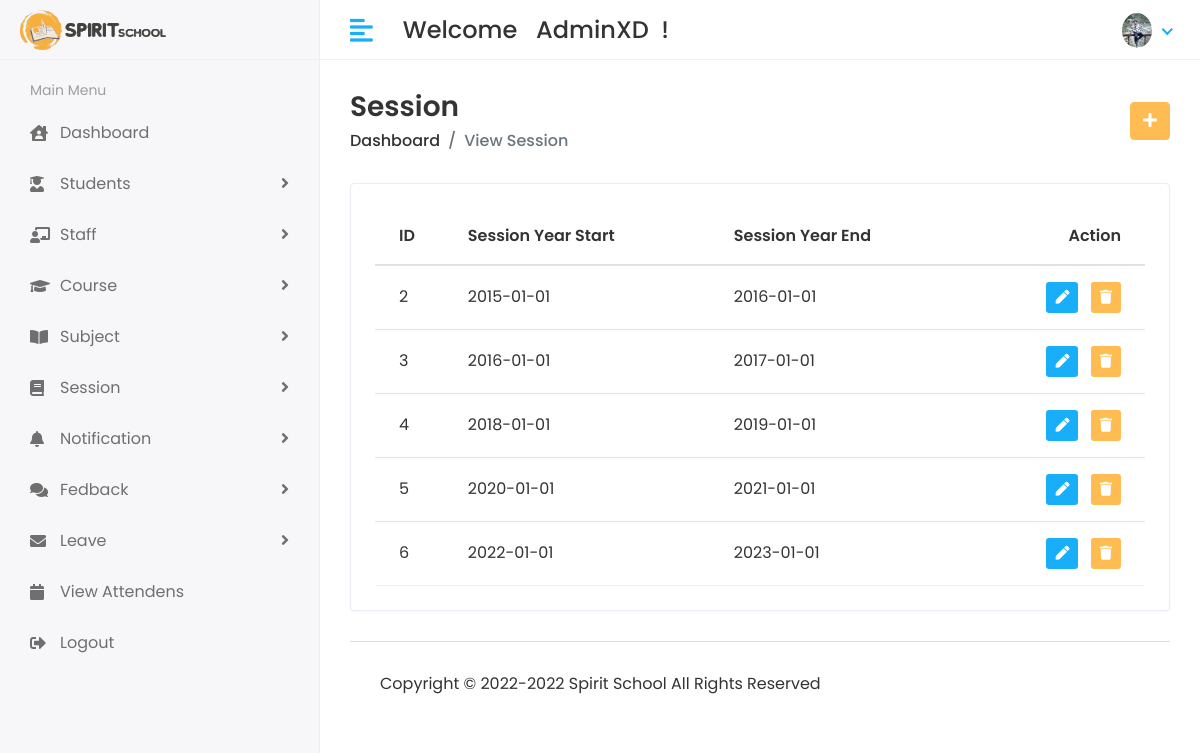
Screenshot of /Hod/Session/View (signed in) with the database file from the repository.
### app/models.py (models this page shows, shortened)
class CustomUser(AbstractUser):
    USER = (
        (1,'HOD'),
        (2,'STAFF'),
        (3,'STUDENT'),
    )
    user_type = models.CharField(choices=USER, max_length=50, default=1)
    profile_pic = models.ImageField(upload_to='media/profile_pic')

class Session_Year(models.Model):
    session_start = models.CharField(max_length=100)
    session_end = models.CharField(max_length=100)

### student_management_system/Hod_Views.py (the view)
# urls.py: path('Hod/Session/View',Hod_Views.VIEW_SESSION,name='view_session'),
@login_required(login_url='/')
def VIEW_SESSION(request):
    session = Session_Year.objects.all()
    context = {
        'session':session,
    }
    return render(request, 'Hod/view_session.html',context)

### templates/Hod/view_session.html (shortened to what this page needs)
{% extends 'base.html' %}
{% block content %}
<div class="content container-fluid">
    <div class="page-header">
       <div class="row align-items-center">
          <div class="col">
             <h3 class="page-title">Session</h3>
             <ul class="breadcrumb">
                <li class="breadcrumb-item"><a href="{% url 'hod_home' %}">Dashboard</a></li>
                <li class="breadcrumb-item active">View Session</li>
             </ul>
          </div>
          <div class="col-auto text-right float-right ml-auto">
             <a href="{% url 'add_session' %}" class="btn btn-primary"><i class="fas fa-plus"></i></a>
          </div>
       </div>
    </div>
    <div class="row">
       <div class="col-sm-12">
          <div class="card card-table">
             <div class="card-body">
                <div class="table-responsive">
                   <table id="table_id" class="table table-hover table-center mb-0">
                      <thead>
                         <tr>
                            <th>ID</th>
                            <th>Session Year Start</th>
                            <th>Session Year End</th>
                            <th class="text-right">Action</th>
                         </tr>
                      </thead>
                      <tbody>
                        {% for i in session %}
                         <tr>
                            <td>{{i.id}}</td>
                            <td>{{i.session_start}}</td>
                            <td>{{i.session_end}}</td>
                            <td class="text-right">
                               <div class="actions">
                                  <a href="{% url 'edit_session' i.id %}" class="btn btn-sm bg-success-light mr-2">
                                  <i class="fas fa-pen"></i>
                                  </a>
                                  <a href="{% url 'delete_session' i.id %}" class="btn btn-sm bg-danger-light">
                                  <i class="fas fa-trash"></i>
                                  </a>
                               </div>
                            </td>
                         </tr>
                         {% endfor %}
                      </tbody>
                   </table>
                </div>
             </div>
          </div>
       </div>
    </div>
{% endblock content %}

### templates/includes/header.html (shortened to what this page needs)
{% load static %}
<div class="header">
    <div class="header-left">
       <a href="{% url 'hod_home' %}" class="logo">
       <img src="{% static 'assets/img/logos.gif' %}" alt="Logo">
       </a>
    </div>
    <a href="javascript:void(0);" id="toggle_btn">
    <i class="fas fa-align-left"></i>
    </a>
    <div class="top-nav-search mt-3">
       <h4 ><storng>Welcome</storg>&nbsp; &nbsp;<span>{{user.first_name}}{{user.last_name}} &nbsp;!</span></h4>
    </div>
    <ul class="nav user-menu">
       <li class="nav-item dropdown has-arrow">
          <a href="#" class="dropdown-toggle nav-link" data-toggle="dropdown">
            {% if user.profile_pic == "" %}
            <span class="user-img"><img class="rounded-circle" src="{% static 'assets/img/noimg.jpg' %}" width="30" height="35" alt="Ryan Taylor"></span>
            {% else %}
          <span class="user-img"><img class="rounded-circle" src="/{{user.profile_pic}}" width="30" height="35" alt="Ryan Taylor"></span>
            {% endif %}
         </a>
       </li>
    </ul>
 </div>

### static/assets/css/style.css (style rules this page uses)
html { height: 100%; }
body { background-color: #fff; color: #333; font-family: 'Poppins', sans-serif; font-size: 1rem; height: 100%; line-height: 1.5; overflow-x: hidden; }
h1, h2, h3, h4, h5, h6 { font-family: 'Poppins', sans-serif; margin-top: 0; }
a { color: #009ce7; }
input, button, a { transition: all 0.4s ease; -moz-transition: all 0.4s ease; -o-transition: all 0.4s ease; -ms-transition: all 0.4s ease; -webkit-transition: all 0.4s ease; }
ul, ol { padding: 0px; list-style: none; }
.table { color: #333; max-width: 100%; margin-bottom: 0; width: 100%; }
.table thead tr th { font-weight: 600; }
.table tbody tr { border-bottom: 1px solid rgba(0, 0, 0, 0.05); }
.table.table-center td, .table.table-center th { vertical-align: middle; }
.card-table .card-body .table > thead > tr > th { border-top: 0; }
.card-table .card-body .table tr td:first-child, .card-table .card-body .table tr th:first-child { padding-left: 1.5rem; }
.card-table .card-body .table tr td:last-child, .card-table .card-body .table tr th:last-child { padding-right: 1.5rem; }
.card-table .table td, .card-table .table th { border-top: 1px solid #e2e5e8; padding: 1rem 0.75rem; white-space: nowrap; }
.btn-primary { background-color: #FFBC53; border: 1px solid #FFBC53; }
.card { border: 1px solid #ececf5; box-shadow: 0 1px 3px 0 rgba(0, 0, 0, 0.03); margin-bottom: 1.875rem; }
.card-body { padding: 1.5rem; }
.bg-danger-light { background-color:#FFBC53 !important; color:#fff !important; }
.bg-success-light { background-color: #18aefa; color: #fff; }
.header { background-color: #fff; border-bottom: 1px solid #f3f3f4; left: 0; position: fixed; right: 0; top: 0; z-index: 1001; height: 60px; }
.header .header-left { float: left; height: 60px; padding: 0 20px; position: relative; width: 320px; z-index: 1; transition: all 0.2s ease-in-out; background-color: #f7f7fa; border-bottom: 1px solid #efefef; border-right: 1px solid #ececf5; display: flex; align-items: center; }
.header .header-left .logo { display: inline-block; line-height: 60px; }
.header .header-left .logo img { max-height: 40px; width: auto; }
.header .dropdown-toggle:after { display: none; }
.header .has-arrow .dropdown-toggle:after { border-top: 0; border-left: 0; border-bottom: 2px solid #18aefa; border-right: 2px solid #18aefa; content: ''; height: 8px; display: inline-block; pointer-events: none; -webkit-transform-origin: 66% 66%; -ms-transform-origin: 66% 66%; transform-origin: 66% 66%; -webkit-transform: rotate(45deg); -ms-transform: rotate(45deg); transform: rotate(45deg); -webkit-transition: all 0.15s ease-in-out; transition: all 0.15s ease-in-out; width: 8px; vertical-align: 0px; }
.user-menu { float: right; margin: 0; position: relative; z-index: 99; padding-right: 15px; }
.user-menu.nav > li > a { color: #a0a0a0; font-size: 14px; line-height: 58px; padding: 0 15px; height: 60px; }
.user-img { margin-right: 3px; position: relative; }
.top-nav-search { float: left; margin-left: 15px; }
.page-wrapper > .content { padding: 1.875rem 1.875rem 0; }
.page-header { margin-bottom: 1.875rem; }
.page-header .breadcrumb { background-color: transparent; color: #6c757d; font-size: 1rem; font-weight: 500; margin-bottom: 0; padding: 0; }
.page-header .breadcrumb a { color: #333; }
.page-title { font-size: 28px; font-weight: 600; color: #333; margin-bottom: 5px; }
@media (min-width: 992px) { #toggle_btn { align-items: center; color: #18aefa; display: inline-flex; float: left; font-size: 26px; height: 60px; justify-content: center; margin-left: 15px; padding: 0 15px; } }

### rows the page displays
CustomUser: first_name "Admin", last_name "XD", profile_pic (picture)
Session_Year: id "2", session_start "2015-01-01", session_end "2016-01-01"
Session_Year: id "3", session_start "2016-01-01", session_end "2017-01-01"
Session_Year: id "4", session_start "2018-01-01", session_end "2019-01-01"
Session_Year: id "5", session_start "2020-01-01", session_end "2021-01-01"
Session_Year: id "6", session_start "2022-01-01", session_end "2023-01-01"
